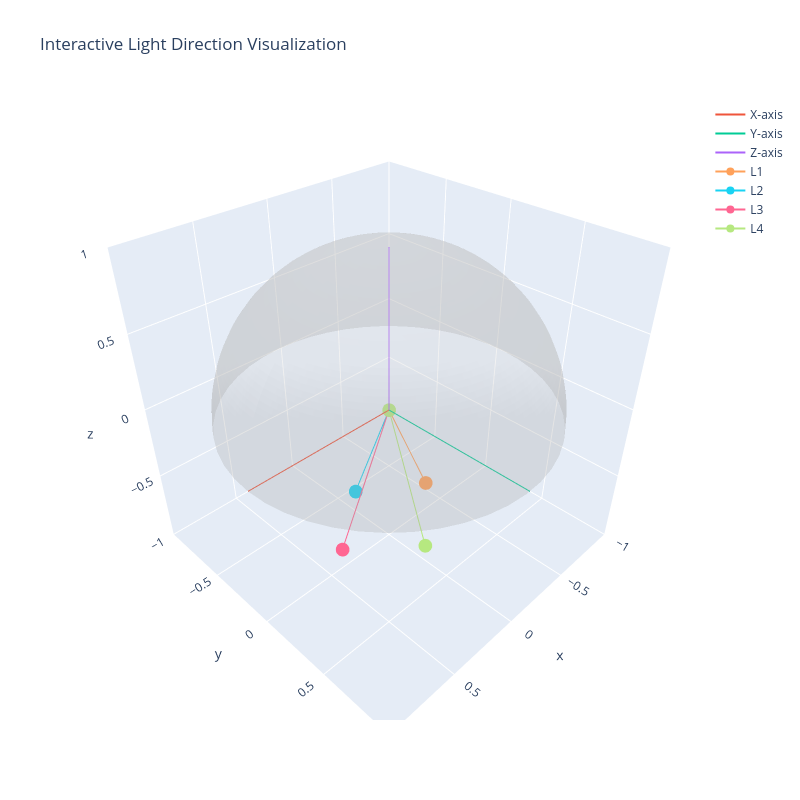
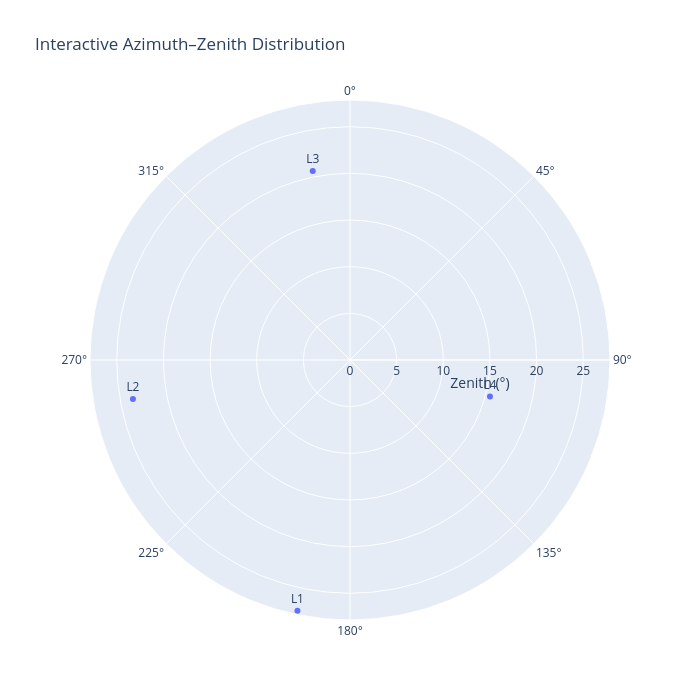

Source (notebook cell) for these figures, in order:
### Code cell
import numpy as np
import plotly.graph_objects as go

# ===============================
# Light Direction Vectors
# ===============================

lights = np.array([
    [-0.4514, -0.0946, -0.8873],
    [-0.0710, -0.3948, -0.9161],
    [ 0.3458, -0.0682, -0.9358],
    [-0.0677,  0.2590, -0.9636]
])

labels = ["L1", "L2", "L3", "L4"]

# ===============================
# Compute Angles
# ===============================

azimuth = np.degrees(np.arctan2(lights[:,1], lights[:,0]))
zenith = np.degrees(np.arccos(np.abs(lights[:,2])))

# ===============================
# Create Hemisphere Wireframe
# ===============================

u = np.linspace(0, 2*np.pi, 50)
v = np.linspace(0, np.pi/2, 50)

x = np.outer(np.cos(u), np.sin(v))
y = np.outer(np.sin(u), np.sin(v))
z = np.outer(np.ones(np.size(u)), np.cos(v))

# ===============================
# 3D Figure
# ===============================

fig = go.Figure()

# Hemisphere surface (transparent)
fig.add_trace(go.Surface(
    x=x, y=y, z=z,
    opacity=0.3,
    showscale=False,
    colorscale=[[0, 'lightgray'], [1, 'lightgray']]
))

# Coordinate axes
axis_length = 1.2

fig.add_trace(go.Scatter3d(
    x=[0, axis_length], y=[0,0], z=[0,0],
    mode='lines', name='X-axis'
))
fig.add_trace(go.Scatter3d(
    x=[0,0], y=[0, axis_length], z=[0,0],
    mode='lines', name='Y-axis'
))
fig.add_trace(go.Scatter3d(
    x=[0,0], y=[0,0], z=[0, axis_length],
    mode='lines', name='Z-axis'
))

# Light vectors
for i, l in enumerate(lights):
    fig.add_trace(go.Scatter3d(
        x=[0, l[0]],
        y=[0, l[1]],
        z=[0, l[2]],
        mode='lines+markers',
        name=labels[i],
        hovertemplate=
        f"<b>{labels[i]}</b><br>"
        f"Azimuth (φ): {azimuth[i]:.2f}°<br>"
        f"Zenith (θ): {zenith[i]:.2f}°<br>"
        f"Vector: {l}"
    ))

fig.update_layout(
    title="Interactive Light Direction Visualization",
    scene=dict(
        xaxis=dict(range=[-1,1]),
        yaxis=dict(range=[-1,1]),
        zaxis=dict(range=[-1,1]),
        aspectmode='cube'
    ),
    width=800,
    height=800
)

fig.show()

# ===============================
# Polar Plot (Azimuth vs Zenith)
# ===============================

polar_fig = go.Figure()

polar_fig.add_trace(go.Scatterpolar(
    r=zenith,
    theta=azimuth,
    mode='markers+text',
    text=labels,
    textposition='top center'
))

polar_fig.update_layout(
    title="Interactive Azimuth–Zenith Distribution",
    polar=dict(
        radialaxis=dict(title="Zenith (°)"),
        angularaxis=dict(direction="clockwise")
    ),
    width=700,
    height=700
)

polar_fig.show()

### Figure 1 — Plotly figure (JSON) as saved in the notebook; plotly's stock layout.template omitted (floating-point values rounded to 4 significant figures; data arrays with more than 128 entries replaced by an {"elided": "..."} marker saying what was removed)
{"data": [{"colorscale": [[0, "lightgray"], [1, "lightgray"]], "opacity": 0.3, "showscale": false, "type": "surface", "x": {"elided": "50x50 float values"}, "y": {"elided": "50x50 float values"}, "z": {"elided": "50x50 float values"}}, {"mode": "lines", "name": "X-axis", "type": "scatter3d", "x": [0, 1.2], "y": [0, 0], "z": [0, 0]}, {"mode": "lines", "name": "Y-axis", "type": "scatter3d", "x": [0, 0], "y": [0, 1.2], "z": [0, 0]}, {"mode": "lines", "name": "Z-axis", "type": "scatter3d", "x": [0, 0], "y": [0, 0], "z": [0, 1.2]}, {"hovertemplate": "<b>L1</b><br>Azimuth (φ): -168.16°<br>Zenith (θ): 27.46°<br>Vector: [-0.4514 -0.0946 -0.8873]", "mode": "lines+markers", "name": "L1", "type": "scatter3d", "x": [0, -0.4514], "y": [0, -0.0946], "z": [0, -0.8873]}, {"hovertemplate": "<b>L2</b><br>Azimuth (φ): -100.19°<br>Zenith (θ): 23.64°<br>Vector: [-0.071  -0.3948 -0.9161]", "mode": "lines+markers", "name": "L2", "type": "scatter3d", "x": [0, -0.071], "y": [0, -0.3948], "z": [0, -0.9161]}, {"hovertemplate": "<b>L3</b><br>Azimuth (φ): -11.16°<br>Zenith (θ): 20.64°<br>Vector: [ 0.3458 -0.0682 -0.9358]", "mode": "lines+markers", "name": "L3", "type": "scatter3d", "x": [0, 0.3458], "y": [0, -0.0682], "z": [0, -0.9358]}, {"hovertemplate": "<b>L4</b><br>Azimuth (φ): 104.65°<br>Zenith (θ): 15.51°<br>Vector: [-0.0677  0.259  -0.9636]", "mode": "lines+markers", "name": "L4", "type": "scatter3d", "x": [0, -0.0677], "y": [0, 0.259], "z": [0, -0.9636]}], "layout": {"height": 800, "scene": {"aspectmode": "cube", "xaxis": {"range": [-1, 1]}, "yaxis": {"range": [-1, 1]}, "zaxis": {"range": [-1, 1]}}, "title": {"text": "Interactive Light Direction Visualization"}, "width": 800}}

### Figure 2 — Plotly figure (JSON) as saved in the notebook; plotly's stock layout.template omitted (floating-point values rounded to 4 significant figures)
{"data": [{"mode": "markers+text", "r": [27.46, 23.64, 20.64, 15.51], "text": ["L1", "L2", "L3", "L4"], "textposition": "top center", "theta": [-168.2, -100.2, -11.16, 104.6], "type": "scatterpolar"}], "layout": {"height": 700, "polar": {"angularaxis": {"direction": "clockwise"}, "radialaxis": {"title": {"text": "Zenith (°)"}}}, "title": {"text": "Interactive Azimuth–Zenith Distribution"}, "width": 700}}
